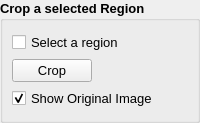
           <widget class="QGroupBox" name="groupBox_2">
            <property name="sizePolicy">
             <sizepolicy hsizetype="Minimum" vsizetype="Preferred">
              <horstretch>0</horstretch>
              <verstretch>0</verstretch>
             </sizepolicy>
            </property>
            <property name="minimumSize">
             <size>
              <width>50</width>
              <height>0</height>
             </size>
            </property>
            <property name="font">
             <font>
              <pointsize>10</pointsize>
              <weight>75</weight>
              <bold>true</bold>
             </font>
            </property>
            <property name="title">
             <string>Crop a selected Region</string>
            </property>
            <layout class="QVBoxLayout" name="verticalLayout_8">
             <property name="leftMargin">
              <number>9</number>
             </property>
             <item>
              <widget class="QCheckBox" name="selectRegion">
               <property name="font">
                <font>
                 <weight>50</weight>
                 <bold>false</bold>
                </font>
               </property>
               <property name="text">
                <string>Select a region</string>
               </property>
              </widget>
             </item>
             <item>
              <widget class="QPushButton" name="crop">
               <property name="sizePolicy">
                <sizepolicy hsizetype="Fixed" vsizetype="Fixed">
                 <horstretch>0</horstretch>
                 <verstretch>0</verstretch>
                </sizepolicy>
               </property>
               <property name="font">
                <font>
                 <weight>50</weight>
                 <bold>false</bold>
                </font>
               </property>
               <property name="text">
                <string>Crop</string>
               </property>
              </widget>
             </item>
             <item>
              <widget class="QCheckBox" name="showOriginal">
               <property name="font">
                <font>
                 <pointsize>10</pointsize>
                 <weight>50</weight>
                 <bold>false</bold>
                </font>
               </property>
               <property name="text">
                <string>Show Original Image</string>
               </property>
               <property name="checked">
                <bool>true</bool>
               </property>
              </widget>
             </item>
            </layout>
           </widget>
